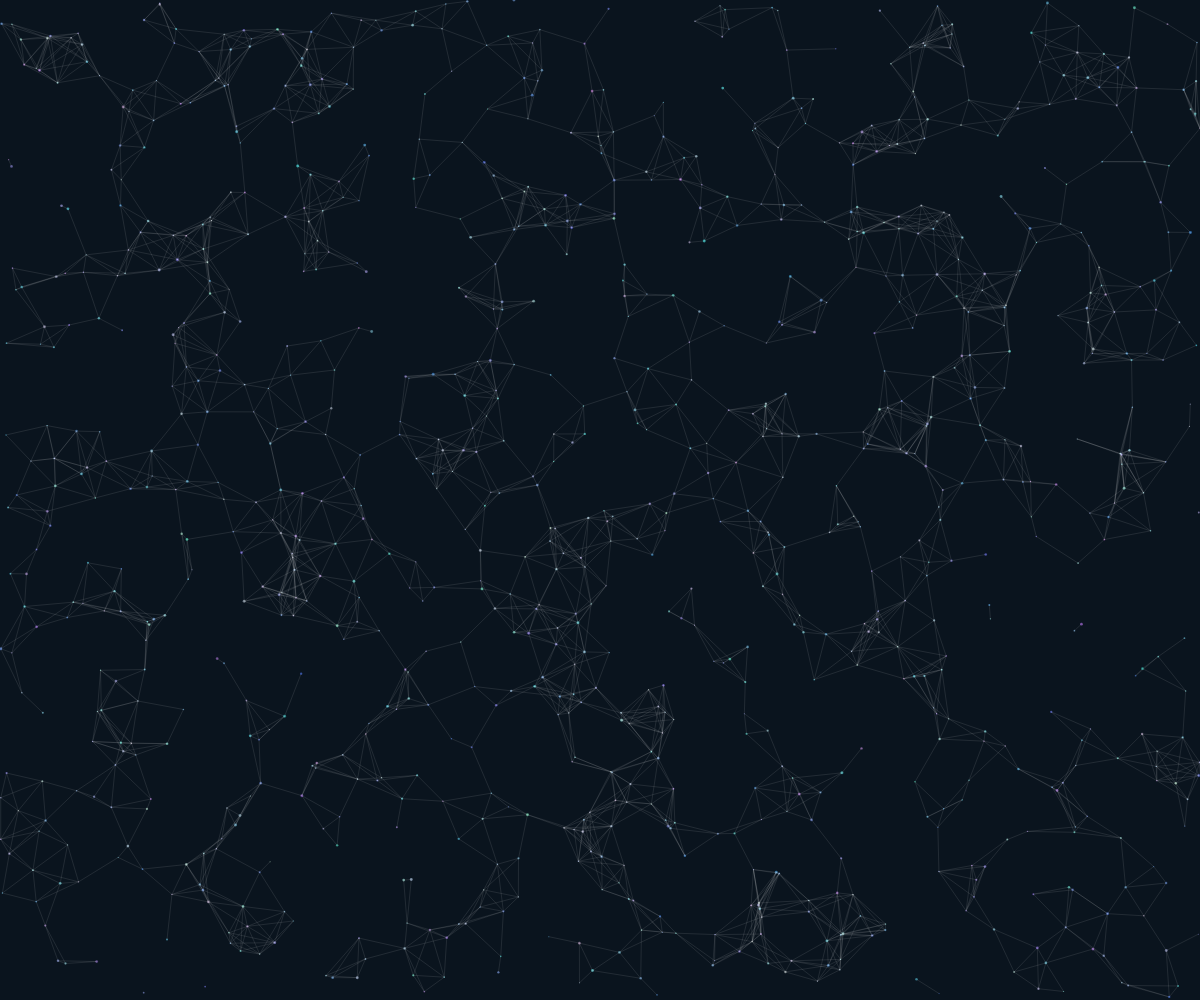
Frame 1 (no input)
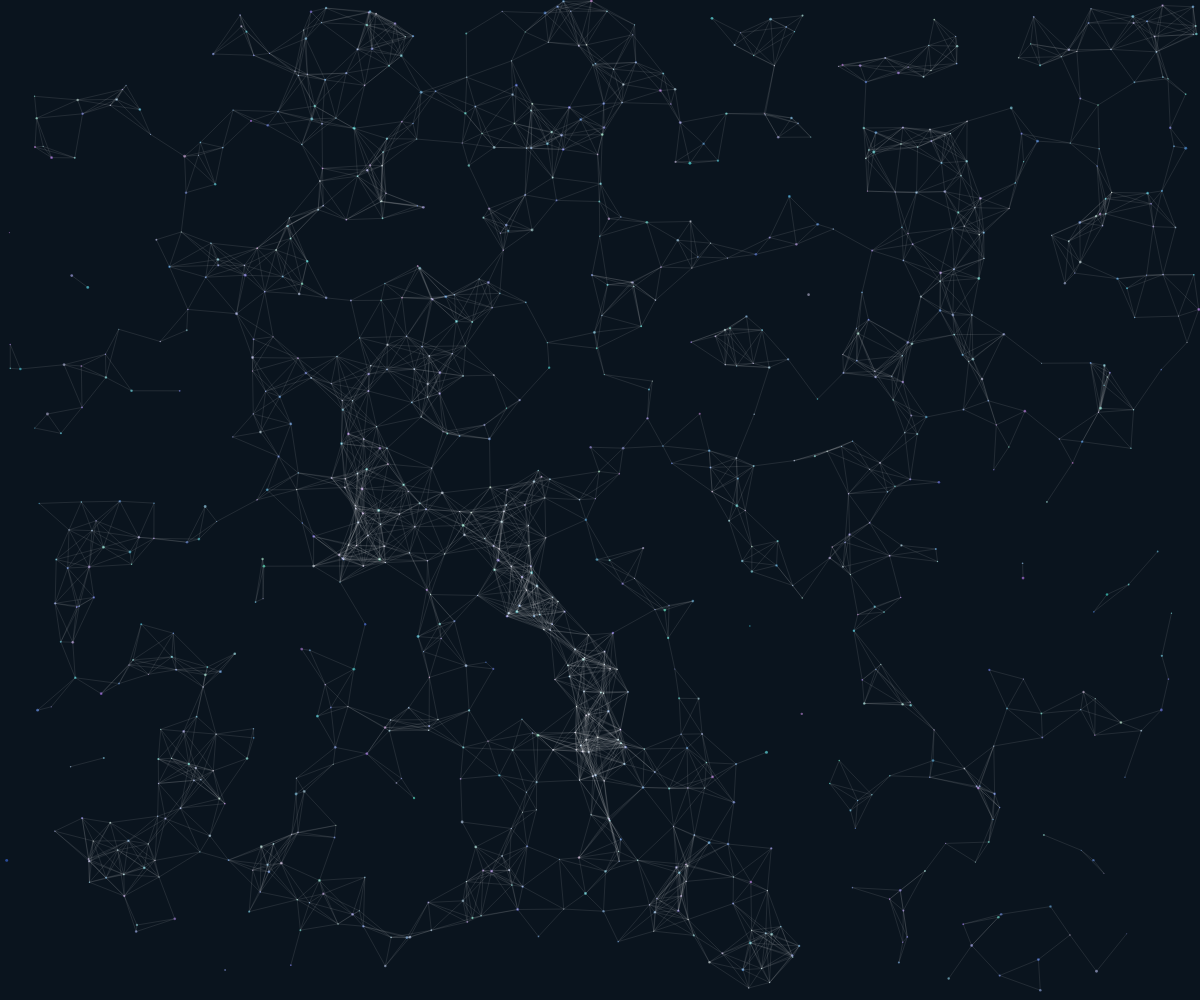
Frame 60 (no input)
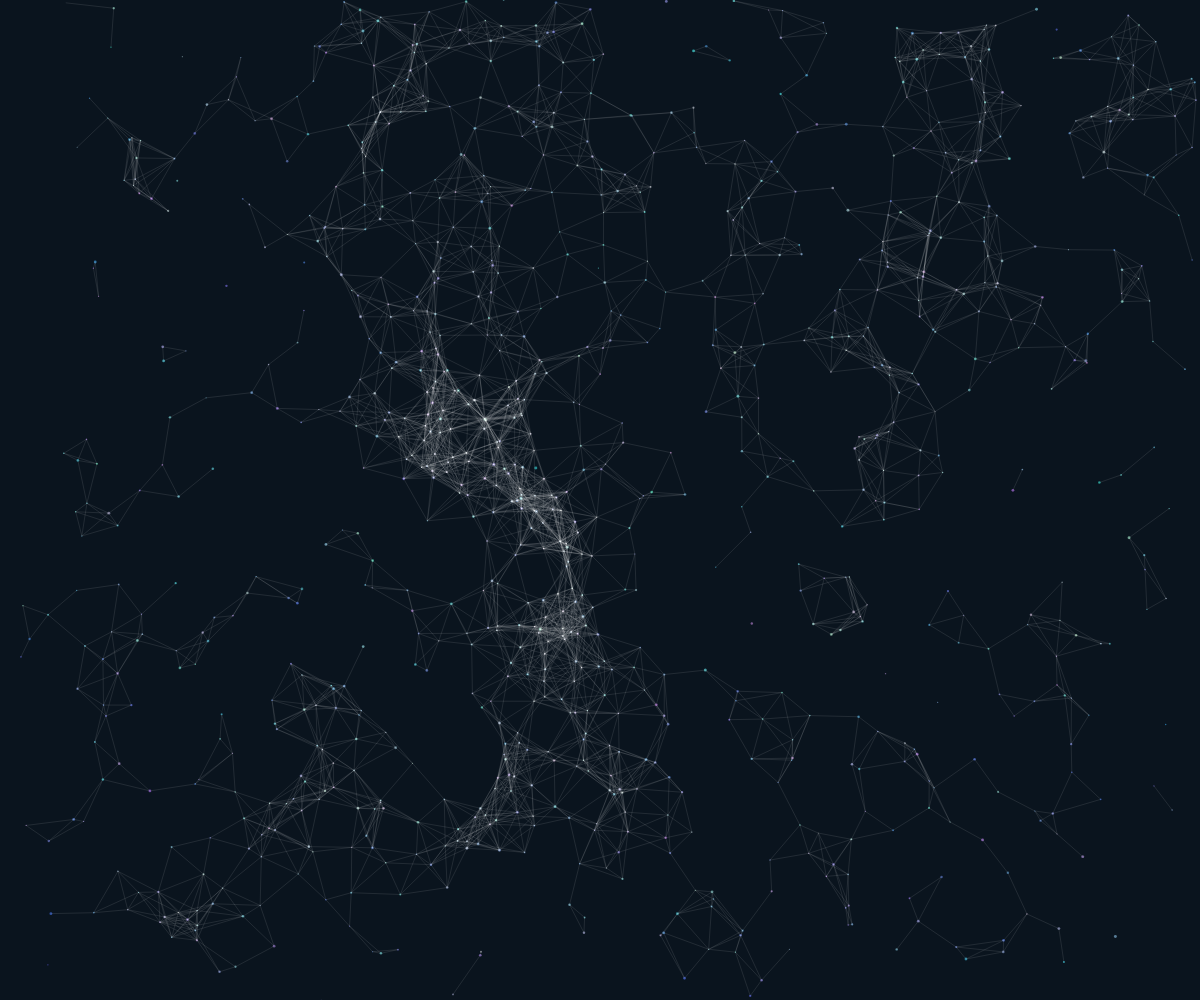
Frame 120 (the mouse pressed at the canvas centre since frame 60)

The p5.js sketch that drew these frames (run headless with seeded random() and noise() and a simulated clock; from frame 60 on, the mouse is pressed at the canvas centre):

// p5.js sketch
// ── sketch.js
let particles = [];
let grid = [];
let gridSize = 20;
let cols, rows;
let flowField = [];

function setup() {
  createCanvas(windowWidth, windowHeight);
  cols = width / gridSize;
  rows = height / gridSize;
  flowField = new Array(cols * rows);

  // Initialize particles
  for (let i = 0; i < 1000; i++) {
    particles.push({
      x: random(width),
      y: random(height),
      vx: 0,
      vy: 0,
      size: random(1, 3),
      color: color(random(50, 200), random(100, 255), random(200, 255), 150),
      life: random(100, 300)
    });
  }

  // Initialize grid
  for (let i = 0; i < cols * rows; i++) {
    grid.push([]);
  }
}

function draw() {
  background(10, 20, 30);

  // Update flow field based on time
  let time = millis() * 0.0005;
  for (let y = 0; y < rows; y++) {
    for (let x = 0; x < cols; x++) {
      let index = x + y * cols;
      let angle = noise(x * 0.02, y * 0.02, time) * TWO_PI * 2;
      flowField[index] = p5.Vector.fromAngle(angle);
    }
  }

  // Update and display particles
  for (let i = particles.length - 1; i >= 0; i--) {
    let p = particles[i];
    
    // Get the flow field vector at particle's position
    let col = floor(p.x / gridSize);
    let row = floor(p.y / gridSize);
    if (col >= 0 && col < cols && row >= 0 && row < rows) {
      let index = col + row * cols;
      let force = flowField[index];
      p.vx += force.x * 0.1;
      p.vy += force.y * 0.1;
    }

    // Apply velocity
    p.x += p.vx;
    p.y += p.vy;

    // Add some random movement for eddies
    p.vx += random(-0.1, 0.1);
    p.vy += random(-0.1, 0.1);

    // Dampen velocity
    p.vx *= 0.95;
    p.vy *= 0.95;

    // Boundary check
    if (p.x < 0 || p.x > width || p.y < 0 || p.y > height) {
      particles.splice(i, 1);
      particles.push({
        x: random(width),
        y: random(height),
        vx: 0,
        vy: 0,
        size: random(1, 3),
        color: color(random(50, 200), random(100, 255), random(200, 255), 150),
        life: random(100, 300)
      });
    }

    // Draw particle
    noStroke();
    fill(p.color);
    ellipse(p.x, p.y, p.size);

    // Reduce life and remove if needed
    p.life--;
    if (p.life <= 0) {
      particles.splice(i, 1);
      particles.push({
        x: random(width),
        y: random(height),
        vx: 0,
        vy: 0,
        size: random(1, 3),
        color: color(random(50, 200), random(100, 255), random(200, 255), 150),
        life: random(100, 300)
      });
    }
  }

  // Connect nearby particles to form filaments
  for (let i = 0; i < particles.length; i++) {
    let p1 = particles[i];
    for (let j = i + 1; j < particles.length; j++) {
      let p2 = particles[j];
      let d = dist(p1.x, p1.y, p2.x, p2.y);
      if (d < 50) {
        stroke(255, 50);
        strokeWeight(0.5);
        line(p1.x, p1.y, p2.x, p2.y);
      }
    }
  }
}

function windowResized() {
  resizeCanvas(windowWidth, windowHeight);
  cols = width / gridSize;
  rows = height / gridSize;
}
